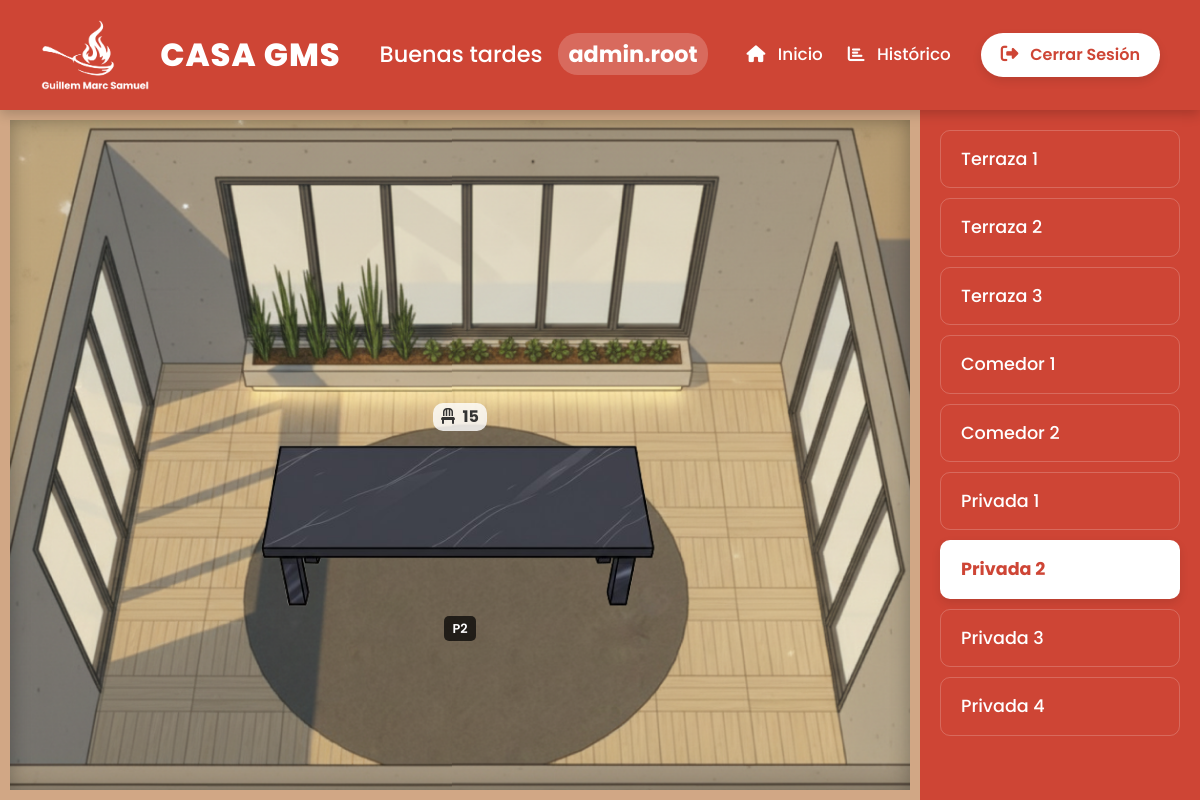
The page /PHP/PUBLIC/SALAS/privada2.php (signed in) on the database its author committed.
### tables this page shows
CREATE TABLE IF NOT EXISTS mesas (
    id INT AUTO_INCREMENT PRIMARY KEY,
    id_sala INT NOT NULL,
    nombre VARCHAR(20) NOT NULL,
    sillas INT NOT NULL,
    estado INT DEFAULT 1,   
    asignado_por INT NULL,   
    FOREIGN KEY (id_sala) REFERENCES salas(id) ON DELETE CASCADE
);

CREATE TABLE IF NOT EXISTS salas (
    id INT AUTO_INCREMENT PRIMARY KEY,
    nombre VARCHAR(100) NOT NULL,
    num_mesas INT DEFAULT 0
);

### PHP/PUBLIC/SALAS/privada2.php (the view, shortened to what this page needs)
<?php
require_once '../../CONEXION/conexion.php';
$id_sala_actual = 7;
try {
    $stmt_mesas = $conn->prepare("
        SELECT m.*, u.username AS camarero
        FROM mesas m
        LEFT JOIN users u ON m.asignado_por = u.id
        WHERE m.id_sala = :sala
    ");
    $stmt_mesas->execute(['sala' => $id_sala_actual]);
    $mesas = $stmt_mesas->fetchAll(PDO::FETCH_ASSOC);
} catch (PDOException $e) {
    die("Error al cargar las mesas: " . $e->getMessage());
}
try {
    $stmt_salas = $conn->query("SELECT id, nombre FROM salas");
    $salas = $stmt_salas->fetchAll(PDO::FETCH_ASSOC);
} catch (PDOException $e) {
    die("Error al cargar las salas: " . $e->getMessage());
}
?>
<!DOCTYPE html>
<html lang="es">
<head>
    <link href="https://cdn.jsdelivr.net/npm/bootstrap@5.3.3/dist/css/bootstrap.min.css" rel="stylesheet">
    <link rel="stylesheet" href="https://cdnjs.cloudflare.com/ajax/libs/font-awesome/6.5.1/css/all.min.css">
    <link rel="stylesheet" href="../../../css/panel_principal.css">
    <link rel="stylesheet" href="../../../css/salas_general.css">
    <link rel="stylesheet" href="../../../css/privada2.css">
    <link rel="stylesheet" href="../../../css/mesas_privadas.css">
</head>
<body>
    <?php
    require_once '../header.php';
    ?>
    <div class="sala-container">
        <main class="sala-layout privada2">
            <?php foreach ($mesas as $mesa): ?>
                <?php
                    $clase = $mesa['estado'] == 2 ? 'ocupada' : 'libre';
                    $accion = $mesa['estado'] == 1
                        ? './../../PROCEDIMIENTOS/asignar_mesa.php'
                        : './../../PROCEDIMIENTOS/liberar_mesa.php';
                ?>
                <form action="<?php echo $accion; ?>" method="POST" class="mesa-form">
                    <button type="submit" class="mesa <?php echo $clase; ?>" id="mesa-<?php echo $mesa['id']; ?>">
                        <img src="../../../img/mesa_privada2.png" alt="Mesa" class="mesa-img">
                        <span class="mesa-label"><?php echo htmlspecialchars($mesa['nombre']); ?></span>
                        <div class="mesa-sillas">
                            <i class="fa-solid fa-chair"></i> <?php echo $mesa['sillas']; ?>
                        </div>
                    </button>
                </form>
            <?php endforeach; ?>
        </main>
        <aside class="salas-navigation">
            <?php foreach ($salas as $sala): ?>
                <?php
                    $clase_activa = ($sala['id'] == $id_sala_actual) ? 'active' : '';
                    $nombre_fichero = strtolower(str_replace(' ', '', $sala['nombre']));
                    $url = $nombre_fichero . ".php";
                ?>
                <a href="<?php echo $url; ?>" class="sala-nav-link <?php echo $clase_activa; ?>">
                    <?php echo htmlspecialchars($sala['nombre']); ?>
                </a>
            <?php endforeach; ?>
        </aside>
    </div>
</body>
</html>

### css/panel_principal.css (style rules this page uses)
* { margin: 0; padding: 0; box-sizing: border-box; }
html, body { height: 100%; font-family: 'Poppins', sans-serif; color: #333; background-color: #f4f7f9; background-image: url('../img/fondo_panel_principal.png'); background-size: cover; background-attachment: fixed; background-position: center 50%; }

### css/salas_general.css (style rules this page uses)
.sala-container { display: flex; height: calc(100vh - 110px); position: relative; font-family: 'Poppins', sans-serif; }
.salas-navigation { width: 280px; background-color: #ce4535; padding: 20px; overflow-y: auto; box-shadow: -5px 0 15px rgba(0,0,0,0.1); display: flex; flex-direction: column; gap: 10px; }
.sala-nav-link { display: block; text-decoration: none; color: white; font-size: 1.1rem; font-weight: 500; padding: 15px 20px; border-radius: 10px; transition: background-color 0.2s ease; border: 1px solid rgba(255, 255, 255, 0.2); }
.sala-nav-link.active { background-color: white; color: #ce4535; font-weight: 700; box-shadow: 0 4px 10px rgba(0,0,0,0.1); }
.sala-layout { flex-grow: 1; position: relative; background-size: cover; background-position: center; background-repeat: no-repeat; border: 10px solid #d1a785; box-shadow: inset 0 0 20px rgba(0,0,0,0.3); }
.mesa-form { display: contents; }
.mesa { border: none; font: inherit; background-color: transparent; box-shadow: none; position: absolute; cursor: pointer; transition: transform 0.2s ease; padding: 5px; border-radius: 10px; user-select: none; display: flex; flex-direction: column; align-items: center; gap: 3px; }
.mesa-img { width: 80px; height: auto; transition: filter 0.2s ease, width 0.3s ease; }
.mesa-label { background-color: rgba(0, 0, 0, 0.7); color: white; font-size: 0.7rem; font-weight: 600; padding: 2px 5px; border-radius: 5px; white-space: nowrap; }
.mesa-sillas { font-size: 0.8rem; font-weight: 700; color: #333; background-color: rgba(255, 255, 255, 0.8); padding: 2px 6px; border-radius: 10px; order: -1; }
.mesa-sillas i { margin-right: 4px; }
@media (min-width: 900px) { .mesa-img { width: 160px; } }
@media (min-width: 900px) { .mesa { gap: 5px; } }
@media (min-width: 900px) { .mesa-label { font-size: 0.8rem; padding: 3px 8px; } }
@media (min-width: 900px) { .mesa-sillas { font-size: 1rem; padding: 2px 8px; } }

### css/privada2.css (style rules this page uses)
.sala-layout.privada2 { background-image: url('../img/privada2.png'); background-position: center; background-size: cover; }
#mesa-22 { top: 60%; left: 50%; transform: translate(-50%, -50%); }

### css/mesas_privadas.css (style rules this page uses)
.mesa-img { width: 400px; height: auto; }

### rows shown on the page
mesas: nombre "P2", sillas "15"
salas: nombre "Terraza 1"
salas: nombre "Terraza 2"
salas: nombre "Terraza 3"
salas: nombre "Comedor 1"
salas: nombre "Comedor 2"
salas: nombre "Privada 1"
salas: nombre "Privada 2"
salas: nombre "Privada 3"
salas: nombre "Privada 4"

### other values the page prints
$saludo "Buenas tardes"
$username "admin.root"
